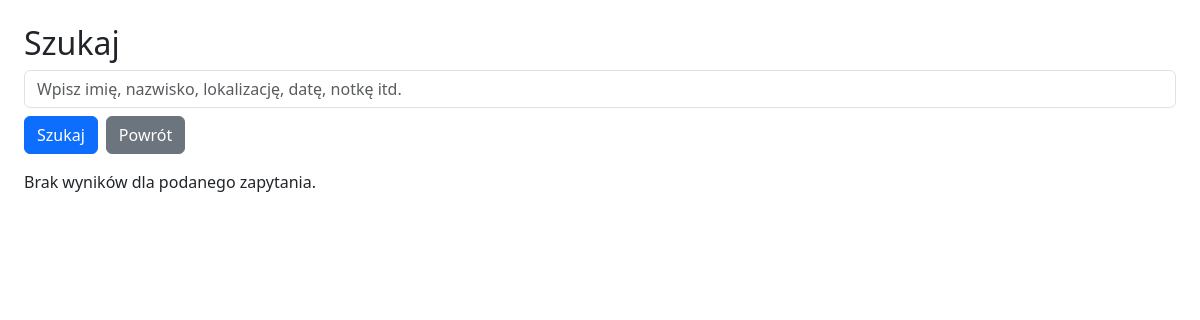
The app's page /szukaj.php, older data.
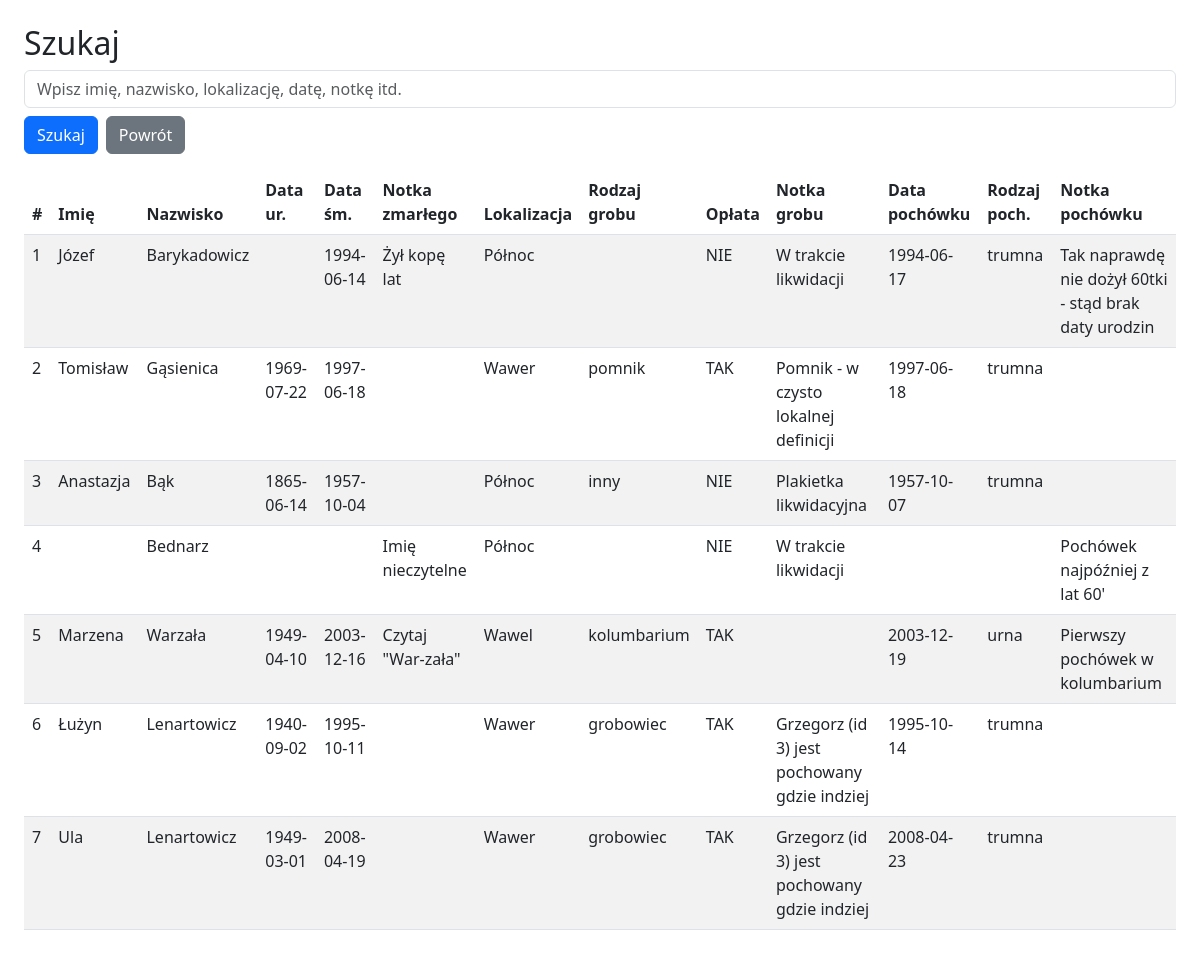
The same page, newer data.
### tables this page shows
CREATE TABLE `pochowki` (
  `id` int(5) NOT NULL,
  `id_zmarly` int(5) NOT NULL,
  `id_grob` int(5) NOT NULL,
  `data_pochowku` date DEFAULT NULL,
  `rodzaj_pochowku` varchar(20) DEFAULT NULL,
  `notka_pochowku` text DEFAULT NULL
);

CREATE TABLE `zmarli` (
  `id` int(5) NOT NULL,
  `imie` varchar(50) DEFAULT NULL,
  `nazwisko` varchar(50) NOT NULL,
  `data_urodzenia` date DEFAULT NULL,
  `data_smierci` date DEFAULT NULL,
  `notka` text DEFAULT NULL
);

CREATE TABLE `groby` (
  `id` int(5) NOT NULL,
  `lokalizacja` text NOT NULL,
  `rodzaj` varchar(20) DEFAULT NULL,
  `oplata` varchar(20) NOT NULL,
  `notka` text DEFAULT NULL
);

### szukaj.php (the view, shortened to what this page needs)
<?php
include 'dbconfig.php';
$search = $_GET['q'] ?? '';
$conn = new mysqli($server, $user, $password, $dbname);
$searchEscaped = "%" . mb_strtolower($search, 'UTF-8') . "%";
$sql = "
    SELECT
        pochowki.id AS pochowek_id,
        zmarli.imie,
        zmarli.nazwisko,
        zmarli.data_urodzenia,
        zmarli.data_smierci,
        zmarli.notka AS notka_zmarlego,
        groby.lokalizacja,
        groby.rodzaj,
        groby.oplata,
        groby.notka AS notka_grobu,
        pochowki.data_pochowku,
        pochowki.rodzaj_pochowku,
        pochowki.notka_pochowku
    FROM pochowki
    JOIN zmarli ON pochowki.id_zmarly = zmarli.id
    JOIN groby ON pochowki.id_grob = groby.id
    WHERE
        LOWER(zmarli.imie) LIKE ? OR
        LOWER(zmarli.nazwisko) LIKE ? OR
        LOWER(zmarli.notka) LIKE ? OR
        DATE_FORMAT(zmarli.data_urodzenia, '%Y-%m-%d') LIKE ? OR
        DATE_FORMAT(zmarli.data_smierci, '%Y-%m-%d') LIKE ? OR
        LOWER(groby.lokalizacja) LIKE ? OR
        LOWER(groby.rodzaj) LIKE ? OR
        CAST(groby.oplata AS CHAR) LIKE ? OR
        LOWER(groby.notka) LIKE ? OR
        LOWER(pochowki.rodzaj_pochowku) LIKE ? OR
        DATE_FORMAT(pochowki.data_pochowku, '%Y-%m-%d') LIKE ? OR
        LOWER(pochowki.notka_pochowku) LIKE ?
    ORDER BY pochowki.id DESC
";
$stmt = $conn->prepare($sql);
$params = array_fill(0, 12, $searchEscaped);
$stmt->bind_param(str_repeat('s', 12), ...$params);
$stmt->execute();
$result = $stmt->get_result();
?>
<!DOCTYPE html>
<html lang="pl">
<head>
    <link rel="stylesheet" href="https://cdn.jsdelivr.net/npm/bootstrap@5.3.0/dist/css/bootstrap.min.css">
</head>
<body class="p-4">
<h2>Szukaj</h2>
<form method="GET" action="szukaj.php" class="mb-3">
    <input type="text" name="q" class="form-control mb-2" placeholder="Wpisz imię, nazwisko, lokalizację, datę, notkę itd." value="<?php echo htmlspecialchars($search, ENT_QUOTES, 'UTF-8'); ?>">
    <div class="d-flex gap-2">
        <button type="submit" class="btn btn-primary">Szukaj</button>
        <a href="index.php" class="btn btn-secondary">Powrót</a>
    </div>
</form>
<?php
if ($result->num_rows > 0) {
    echo "<table class='table table-striped'>";
    echo "<thead><tr>
            <th>#</th><th>Imię</th><th>Nazwisko</th><th>Data ur.</th><th>Data śm.</th><th>Notka zmarłego</th>
            <th>Lokalizacja</th><th>Rodzaj grobu</th><th>Opłata</th><th>Notka grobu</th>
            <th>Data pochówku</th><th>Rodzaj poch.</th><th>Notka pochówku</th>
          </tr></thead><tbody>";
    $i = 1;
    while ($row = $result->fetch_assoc()) {
        echo "<tr>
            <td>" . $i++ . "</td>
            <td>" . htmlspecialchars($row['imie'], ENT_QUOTES, 'UTF-8') . "</td>
            <td>" . htmlspecialchars($row['nazwisko'], ENT_QUOTES, 'UTF-8') . "</td>
            <td>" . htmlspecialchars($row['data_urodzenia'], ENT_QUOTES, 'UTF-8') . "</td>
            <td>" . htmlspecialchars($row['data_smierci'], ENT_QUOTES, 'UTF-8') . "</td>
            <td>" . htmlspecialchars($row['notka_zmarlego'], ENT_QUOTES, 'UTF-8') . "</td>
            <td>" . htmlspecialchars($row['lokalizacja'], ENT_QUOTES, 'UTF-8') . "</td>
            <td>" . htmlspecialchars($row['rodzaj'], ENT_QUOTES, 'UTF-8') . "</td>
            <td>" . htmlspecialchars($row['oplata'], ENT_QUOTES, 'UTF-8') . "</td>
            <td>" . htmlspecialchars($row['notka_grobu'], ENT_QUOTES, 'UTF-8') . "</td>
            <td>" . htmlspecialchars($row['data_pochowku'], ENT_QUOTES, 'UTF-8') . "</td>
            <td>" . htmlspecialchars($row['rodzaj_pochowku'], ENT_QUOTES, 'UTF-8') . "</td>
            <td>" . htmlspecialchars($row['notka_pochowku'], ENT_QUOTES, 'UTF-8') . "</td>
        </tr>";
    }
    echo "</tbody></table>";
} else {
    echo "<p>Brak wyników dla podanego zapytania.</p>";
}
?>
</body>
</html>

Row changes from the older to the newer data that the page shows:
added pochowki: id_zmarly.imie "Józef", id_zmarly.nazwisko "Barykadowicz", id_zmarly.data_smierci "1994-06-14", id_zmarly.notka "Żył kopę lat", id_grob.lokalizacja "Północ", id_grob.oplata "NIE", id_grob.notka "W trakcie likwidacji", data_pochowku "1994-06-17", rodzaj_pochowku "trumna", notka_pochowku "Tak naprawdę nie dożył 60tki - stąd brak daty urodzin"
added pochowki: id_zmarly.imie "Tomisław", id_zmarly.nazwisko "Gąsienica", id_zmarly.data_urodzenia "1969-07-22", id_zmarly.data_smierci "1997-06-18", id_grob.lokalizacja "Wawer", id_grob.rodzaj "pomnik", id_grob.oplata "TAK", id_grob.notka "Pomnik - w czysto lokalnej definicji", data_pochowku "1997-06-18", rodzaj_pochowku "trumna"
added pochowki: id_zmarly.imie "Anastazja", id_zmarly.nazwisko "Bąk", id_zmarly.data_urodzenia "1865-06-14", id_zmarly.data_smierci "1957-10-04", id_grob.lokalizacja "Północ", id_grob.rodzaj "inny", id_grob.oplata "NIE", id_grob.notka "Plakietka likwidacyjna", data_pochowku "1957-10-07", rodzaj_pochowku "trumna"
added pochowki: id_zmarly.nazwisko "Bednarz", id_zmarly.notka "Imię nieczytelne", id_grob.lokalizacja "Północ", id_grob.oplata "NIE", id_grob.notka "W trakcie likwidacji", notka_pochowku "Pochówek najpóźniej z lat 60'"
added pochowki: id_zmarly.imie "Marzena", id_zmarly.nazwisko "Warzała", id_zmarly.data_urodzenia "1949-04-10", id_zmarly.data_smierci "2003-12-16", id_zmarly.notka "Czytaj \"War-zała\"", id_grob.lokalizacja "Wawel", id_grob.rodzaj "kolumbarium", id_grob.oplata "TAK", data_pochowku "2003-12-19", rodzaj_pochowku "urna", notka_pochowku "Pierwszy pochówek w kolumbarium"
added pochowki: id_zmarly.imie "Łużyn", id_zmarly.nazwisko "Lenartowicz", id_zmarly.data_urodzenia "1940-09-02", id_zmarly.data_smierci "1995-10-11", id_grob.lokalizacja "Wawer", id_grob.rodzaj "grobowiec", id_grob.oplata "TAK", id_grob.notka "Grzegorz (id 3) jest pochowany gdzie indziej", data_pochowku "1995-10-14", rodzaj_pochowku "trumna"
added pochowki: id_zmarly.imie "Ula", id_zmarly.nazwisko "Lenartowicz", id_zmarly.data_urodzenia "1949-03-01", id_zmarly.data_smierci "2008-04-19", id_grob.lokalizacja "Wawer", id_grob.rodzaj "grobowiec", id_grob.oplata "TAK", id_grob.notka "Grzegorz (id 3) jest pochowany gdzie indziej", data_pochowku "2008-04-23", rodzaj_pochowku "trumna"
Text that changed along with them:
text no longer shown: "Brak wyników dla podanego zapytania."
text now shown: "# Imię Nazwisko Data ur. Data śm. Notka zmarłego Lokalizacja Rodzaj grobu Opłata Notka grobu Data pochówku Rodzaj poch. Notka pochówku"
